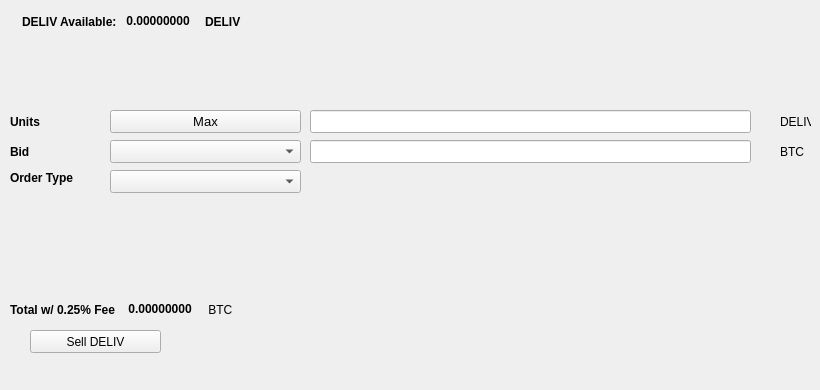
   <widget class="QWidget" name="SellTab">
    <attribute name="title">
     <string>Sell</string>
    </attribute>
    <widget class="QLabel" name="label_16">
     <property name="geometry">
      <rect>
       <x>780</x>
       <y>140</y>
       <width>31</width>
       <height>23</height>
      </rect>
     </property>
     <property name="text">
      <string>BTC</string>
     </property>
    </widget>
    <widget class="QComboBox" name="SellBidcomboBox">
     <property name="geometry">
      <rect>
       <x>110</x>
       <y>140</y>
       <width>191</width>
       <height>23</height>
      </rect>
     </property>
     <property name="font">
      <font>
       <pointsize>10</pointsize>
      </font>
     </property>
    </widget>
    <widget class="QLabel" name="label_18">
     <property name="geometry">
      <rect>
       <x>10</x>
       <y>110</y>
       <width>46</width>
       <height>23</height>
      </rect>
     </property>
     <property name="font">
      <font>
       <weight>75</weight>
       <bold>true</bold>
      </font>
     </property>
     <property name="text">
      <string>Units</string>
     </property>
    </widget>
    <widget class="QPushButton" name="Sell_Max_Amount">
     <property name="geometry">
      <rect>
       <x>110</x>
       <y>110</y>
       <width>191</width>
       <height>23</height>
      </rect>
     </property>
     <property name="font">
      <font>
       <pointsize>10</pointsize>
      </font>
     </property>
     <property name="text">
      <string>Max</string>
     </property>
    </widget>
    <widget class="QLabel" name="label_20">
     <property name="geometry">
      <rect>
       <x>10</x>
       <y>170</y>
       <width>91</width>
       <height>16</height>
      </rect>
     </property>
     <property name="font">
      <font>
       <weight>75</weight>
       <bold>true</bold>
      </font>
     </property>
     <property name="text">
      <string>Order Type</string>
     </property>
    </widget>
    <widget class="QComboBox" name="SellOrdertypeCombo">
     <property name="geometry">
      <rect>
       <x>110</x>
       <y>170</y>
       <width>191</width>
       <height>23</height>
      </rect>
     </property>
     <property name="font">
      <font>
       <pointsize>10</pointsize>
      </font>
     </property>
    </widget>
    <widget class="QLabel" name="label_21">
     <property name="geometry">
      <rect>
       <x>10</x>
       <y>140</y>
       <width>46</width>
       <height>23</height>
      </rect>
     </property>
     <property name="font">
      <font>
       <weight>75</weight>
       <bold>true</bold>
      </font>
     </property>
     <property name="text">
      <string>Bid</string>
     </property>
    </widget>
    <widget class="QLabel" name="label_22">
     <property name="geometry">
      <rect>
       <x>780</x>
       <y>110</y>
       <width>31</width>
       <height>23</height>
      </rect>
     </property>
     <property name="text">
      <string>DELIV</string>
     </property>
    </widget>
    <widget class="QLineEdit" name="UnitsInputDELIV">
     <property name="geometry">
      <rect>
       <x>310</x>
       <y>110</y>
       <width>441</width>
       <height>23</height>
      </rect>
     </property>
     <property name="font">
      <font>
       <pointsize>9</pointsize>
       <weight>75</weight>
       <bold>true</bold>
      </font>
     </property>
    </widget>
    <widget class="QLineEdit" name="SellBidPriceEdit">
     <property name="geometry">
      <rect>
       <x>310</x>
       <y>140</y>
       <width>441</width>
       <height>23</height>
      </rect>
     </property>
     <property name="font">
      <font>
       <pointsize>9</pointsize>
       <weight>75</weight>
       <bold>true</bold>
      </font>
     </property>
    </widget>
    <widget class="QPushButton" name="SellDELIVBTN">
     <property name="geometry">
      <rect>
       <x>30</x>
       <y>330</y>
       <width>131</width>
       <height>23</height>
      </rect>
     </property>
     <property name="text">
      <string>Sell DELIV</string>
     </property>
     <property name="icon">
      <iconset resource="../DeliV">
       <normaloff>:/icons/bitcoin</normaloff>:/icons/bitcoin</iconset>
     </property>
    </widget>
    <widget class="QWidget" name="layoutWidget3">
     <property name="geometry">
      <rect>
       <x>22</x>
       <y>12</y>
       <width>258</width>
       <height>19</height>
      </rect>
     </property>
     <layout class="QHBoxLayout" name="horizontalLayout">
      <item>
       <widget class="QLabel" name="label232_2">
        <property name="font">
         <font>
          <weight>75</weight>
          <bold>true</bold>
         </font>
        </property>
        <property name="text">
         <string>DELIV Available:</string>
        </property>
       </widget>
      </item>
      <item>
       <widget class="QLabel" name="DELIVAvailableLabel">
        <property name="palette">
         <palette>
          <active>
           <colorrole role="WindowText">
            <brush brushstyle="SolidPattern">
             <color alpha="255">
              <red>0</red>
              <green>0</green>
              <blue>0</blue>
             </color>
            </brush>
           </colorrole>
           <colorrole role="Button">
            <brush brushstyle="SolidPattern">
             <color alpha="255">
              <red>0</red>
              <green>170</green>
              <blue>0</blue>
             </color>
            </brush>
           </colorrole>
           <colorrole role="Light">
            <brush brushstyle="SolidPattern">
             <color alpha="255">
              <red>0</red>
              <green>255</green>
              <blue>0</blue>
             </color>
            </brush>
           </colorrole>
           <colorrole role="Midlight">
            <brush brushstyle="SolidPattern">
             <color alpha="255">
              <red>0</red>
              <green>212</green>
              <blue>0</blue>
             </color>
            </brush>
           </colorrole>
           <colorrole role="Dark">
            <brush brushstyle="SolidPattern">
             <color alpha="255">
              <red>0</red>
              <green>85</green>
              <blue>0</blue>
             </color>
            </brush>
           </colorrole>
           <colorrole role="Mid">
            <brush brushstyle="SolidPattern">
             <color alpha="255">
              <red>0</red>
              <green>113</green>
              <blue>0</blue>
             </color>
            </brush>
           </colorrole>
           <colorrole role="Text">
            <brush brushstyle="SolidPattern">
             <color alpha="255">
              <red>0</red>
              <green>170</green>
              <blue>0</blue>
             </color>
            </brush>
           </colorrole>
           <colorrole role="BrightText">
            <brush brushstyle="SolidPattern">
             <color alpha="255">
              <red>255</red>
              <green>255</green>
              <blue>255</blue>
             </color>
            </brush>
           </colorrole>
           <colorrole role="ButtonText">
            <brush brushstyle="SolidPattern">
             <color alpha="255">
              <red>0</red>
              <green>0</green>
              <blue>0</blue>
             </color>
            </brush>
           </colorrole>
           <colorrole role="Base">
            <brush brushstyle="SolidPattern">
             <color alpha="255">
              <red>255</red>
              <green>255</green>
              <blue>255</blue>
             </color>
            </brush>
           </colorrole>
           <colorrole role="Window">
            <brush brushstyle="SolidPattern">
             <color alpha="255">
              <red>0</red>
              <green>170</green>
              <blue>0</blue>
             </color>
            </brush>
           </colorrole>
           <colorrole role="Shadow">
            <brush brushstyle="SolidPattern">
             <color alpha="255">
              <red>0</red>
              <green>0</green>
              <blue>0</blue>
             </color>
            </brush>
           </colorrole>
           <colorrole role="AlternateBase">
            <brush brushstyle="SolidPattern">
             <color alpha="255">
              <red>127</red>
              <green>212</green>
              <blue>127</blue>
             </color>
            </brush>
           </colorrole>
           <colorrole role="ToolTipBase">
            <brush brushstyle="SolidPattern">
             <color alpha="255">
              <red>255</red>
              <green>255</green>
              <blue>220</blue>
             </color>
            </brush>
           </colorrole>
           <colorrole role="ToolTipText">
            <brush brushstyle="SolidPattern">
             <color alpha="255">
              <red>0</red>
              <green>0</green>
              <blue>0</blue>
             </color>
            </brush>
           </colorrole>
          </active>
          <inactive>
           <colorrole role="WindowText">
            <brush brushstyle="SolidPattern">
             <color alpha="255">
              <red>0</red>
              <green>0</green>
              <blue>0</blue>
             </color>
            </brush>
           </colorrole>
           <colorrole role="Button">
            <brush brushstyle="SolidPattern">
             <color alpha="255">
              <red>0</red>
              <green>170</green>
              <blue>0</blue>
             </color>
            </brush>
           </colorrole>
           <colorrole role="Light">
            <brush brushstyle="SolidPattern">
             <color alpha="255">
              <red>0</red>
              <green>255</green>
              <blue>0</blue>
             </color>
            </brush>
           </colorrole>
           <colorrole role="Midlight">
            <brush brushstyle="SolidPattern">
             <color alpha="255">
              <red>0</red>
              <green>212</green>
              <blue>0</blue>
             </color>
            </brush>
           </colorrole>
           <colorrole role="Dark">
            <brush brushstyle="SolidPattern">
             <color alpha="255">
              <red>0</red>
              <green>85</green>
              <blue>0</blue>
             </color>
            </brush>
           </colorrole>
           <colorrole role="Mid">
            <brush brushstyle="SolidPattern">
             <color alpha="255">
              <red>0</red>
              <green>113</green>
              <blue>0</blue>
             </color>
            </brush>
           </colorrole>
           <colorrole role="Text">
            <brush brushstyle="SolidPattern">
             <color alpha="255">
              <red>0</red>
              <green>170</green>
              <blue>0</blue>
             </color>
            </brush>
           </colorrole>
           <colorrole role="BrightText">
            <brush brushstyle="SolidPattern">
             <color alpha="255">
              <red>255</red>
              <green>255</green>
              <blue>255</blue>
             </color>
            </brush>
           </colorrole>
           <colorrole role="ButtonText">
            <brush brushstyle="SolidPattern">
             <color alpha="255">
              <red>0</red>
              <green>0</green>
              <blue>0</blue>
             </color>
            </brush>
           </colorrole>
           <colorrole role="Base">
            <brush brushstyle="SolidPattern">
             <color alpha="255">
              <red>255</red>
              <green>255</green>
              <blue>255</blue>
             </color>
            </brush>
           </colorrole>
           <colorrole role="Window">
            <brush brushstyle="SolidPattern">
             <color alpha="255">
              <red>0</red>
              <green>170</green>
              <blue>0</blue>
             </color>
            </brush>
           </colorrole>
           <colorrole role="Shadow">
            <brush brushstyle="SolidPattern">
             <color alpha="255">
              <red>0</red>
              <green>0</green>
              <blue>0</blue>
             </color>
            </brush>
           </colorrole>
           <colorrole role="AlternateBase">
            <brush brushstyle="SolidPattern">
             <color alpha="255">
              <red>127</red>
              <green>212</green>
              <blue>127</blue>
             </color>
            </brush>
           </colorrole>
           <colorrole role="ToolTipBase">
            <brush brushstyle="SolidPattern">
             <color alpha="255">
              <red>255</red>
              <green>255</green>
              <blue>220</blue>
             </color>
            </brush>
           </colorrole>
           <colorrole role="ToolTipText">
            <brush brushstyle="SolidPattern">
             <color alpha="255">
              <red>0</red>
              <green>0</green>
              <blue>0</blue>
             </color>
            </brush>
           </colorrole>
          </inactive>
          <disabled>
           <colorrole role="WindowText">
            <brush brushstyle="SolidPattern">
             <color alpha="255">
              <red>0</red>
              <green>85</green>
              <blue>0</blue>
             </color>
            </brush>
           </colorrole>
           <colorrole role="Button">
            <brush brushstyle="SolidPattern">
             <color alpha="255">
              <red>0</red>
              <green>170</green>
              <blue>0</blue>
             </color>
            </brush>
           </colorrole>
           <colorrole role="Light">
            <brush brushstyle="SolidPattern">
             <color alpha="255">
              <red>0</red>
              <green>255</green>
              <blue>0</blue>
             </color>
            </brush>
           </colorrole>
           <colorrole role="Midlight">
            <brush brushstyle="SolidPattern">
             <color alpha="255">
              <red>0</red>
              <green>212</green>
              <blue>0</blue>
             </color>
            </brush>
           </colorrole>
           <colorrole role="Dark">
            <brush brushstyle="SolidPattern">
             <color alpha="255">
              <red>0</red>
              <green>85</green>
              <blue>0</blue>
             </color>
            </brush>
           </colorrole>
           <colorrole role="Mid">
            <brush brushstyle="SolidPattern">
             <color alpha="255">
              <red>0</red>
              <green>113</green>
              <blue>0</blue>
             </color>
            </brush>
           </colorrole>
           <colorrole role="Text">
            <brush brushstyle="SolidPattern">
             <color alpha="255">
              <red>0</red>
              <green>85</green>
              <blue>0</blue>
             </color>
            </brush>
           </colorrole>
           <colorrole role="BrightText">
            <brush brushstyle="SolidPattern">
             <color alpha="255">
              <red>255</red>
              <green>255</green>
              <blue>255</blue>
             </color>
            </brush>
           </colorrole>
           <colorrole role="ButtonText">
            <brush brushstyle="SolidPattern">
             <color alpha="255">
              <red>0</red>
              <green>85</green>
              <blue>0</blue>
             </color>
            </brush>
           </colorrole>
           <colorrole role="Base">
            <brush brushstyle="SolidPattern">
             <color alpha="255">
              <red>0</red>
              <green>170</green>
              <blue>0</blue>
             </color>
            </brush>
           </colorrole>
           <colorrole role="Window">
            <brush brushstyle="SolidPattern">
             <color alpha="255">
              <red>0</red>
              <green>170</green>
              <blue>0</blue>
             </color>
            </brush>
           </colorrole>
           <colorrole role="Shadow">
            <brush brushstyle="SolidPattern">
             <color alpha="255">
              <red>0</red>
              <green>0</green>
              <blue>0</blue>
             </color>
            </brush>
           </colorrole>
           <colorrole role="AlternateBase">
            <brush brushstyle="SolidPattern">
             <color alpha="255">
              <red>0</red>
              <green>170</green>
              <blue>0</blue>
             </color>
            </brush>
           </colorrole>
           <colorrole role="ToolTipBase">
            <brush brushstyle="SolidPattern">
             <color alpha="255">
              <red>255</red>
              <green>255</green>
              <blue>220</blue>
             </color>
            </brush>
           </colorrole>
           <colorrole role="ToolTipText">
            <brush brushstyle="SolidPattern">
             <color alpha="255">
              <red>0</red>
              <green>0</green>
              <blue>0</blue>
             </color>
            </brush>
           </colorrole>
          </disabled>
         </palette>
        </property>
        <property name="font">
         <font>
          <weight>75</weight>
          <bold>true</bold>
         </font>
        </property>
        <property name="text">
         <string> 0.00000000 </string>
        </property>
        <property name="textInteractionFlags">
         <set>Qt::LinksAccessibleByMouse|Qt::TextSelectableByKeyboard|Qt::TextSelectableByMouse</set>
        </property>
       </widget>
      </item>
      <item>
       <widget class="QLabel" name="labelDELIV">
        <property name="font">
         <font>
          <weight>75</weight>
          <bold>true</bold>
         </font>
        </property>
        <property name="text">
         <string>DELIV</string>
        </property>
       </widget>
      </item>
     </layout>
    </widget>
    <widget class="QWidget" name="layoutWidget">
     <property name="geometry">
      <rect>
       <x>10</x>
       <y>300</y>
       <width>268</width>
       <height>19</height>
      </rect>
     </property>
     <layout class="QHBoxLayout" name="horizontalLayout_2">
      <item>
       <widget class="QLabel" name="label_19">
        <property name="font">
         <font>
          <weight>75</weight>
          <bold>true</bold>
         </font>
        </property>
        <property name="text">
         <string>Total w/ 0.25% Fee </string>
        </property>
       </widget>
      </item>
      <item>
       <widget class="QLabel" name="SellCostLabel">
        <property name="palette">
         <palette>
          <active>
           <colorrole role="WindowText">
            <brush brushstyle="SolidPattern">
             <color alpha="255">
              <red>0</red>
              <green>0</green>
              <blue>0</blue>
             </color>
            </brush>
           </colorrole>
           <colorrole role="Button">
            <brush brushstyle="SolidPattern">
             <color alpha="255">
              <red>0</red>
              <green>170</green>
              <blue>0</blue>
             </color>
            </brush>
           </colorrole>
           <colorrole role="Light">
            <brush brushstyle="SolidPattern">
             <color alpha="255">
              <red>0</red>
              <green>255</green>
              <blue>0</blue>
             </color>
            </brush>
           </colorrole>
           <colorrole role="Midlight">
            <brush brushstyle="SolidPattern">
             <color alpha="255">
              <red>0</red>
              <green>212</green>
              <blue>0</blue>
             </color>
            </brush>
           </colorrole>
           <colorrole role="Dark">
            <brush brushstyle="SolidPattern">
             <color alpha="255">
              <red>0</red>
              <green>85</green>
              <blue>0</blue>
             </color>
            </brush>
           </colorrole>
           <colorrole role="Mid">
            <brush brushstyle="SolidPattern">
             <color alpha="255">
              <red>0</red>
              <green>113</green>
              <blue>0</blue>
             </color>
            </brush>
           </colorrole>
           <colorrole role="Text">
            <brush brushstyle="SolidPattern">
             <color alpha="255">
              <red>0</red>
              <green>170</green>
              <blue>0</blue>
             </color>
            </brush>
           </colorrole>
           <colorrole role="BrightText">
            <brush brushstyle="SolidPattern">
             <color alpha="255">
              <red>255</red>
              <green>255</green>
              <blue>255</blue>
             </color>
            </brush>
           </colorrole>
           <colorrole role="ButtonText">
            <brush brushstyle="SolidPattern">
             <color alpha="255">
              <red>0</red>
              <green>0</green>
              <blue>0</blue>
             </color>
            </brush>
           </colorrole>
           <colorrole role="Base">
            <brush brushstyle="SolidPattern">
             <color alpha="255">
              <red>255</red>
              <green>255</green>
              <blue>255</blue>
             </color>
            </brush>
           </colorrole>
           <colorrole role="Window">
            <brush brushstyle="SolidPattern">
             <color alpha="255">
              <red>0</red>
              <green>170</green>
              <blue>0</blue>
             </color>
            </brush>
           </colorrole>
           <colorrole role="Shadow">
            <brush brushstyle="SolidPattern">
             <color alpha="255">
              <red>0</red>
              <green>0</green>
              <blue>0</blue>
             </color>
            </brush>
           </colorrole>
           <colorrole role="AlternateBase">
            <brush brushstyle="SolidPattern">
             <color alpha="255">
              <red>127</red>
              <green>212</green>
              <blue>127</blue>
             </color>
            </brush>
           </colorrole>
           <colorrole role="ToolTipBase">
            <brush brushstyle="SolidPattern">
             <color alpha="255">
              <red>255</red>
              <green>255</green>
              <blue>220</blue>
             </color>
            </brush>
           </colorrole>
           <colorrole role="ToolTipText">
            <brush brushstyle="SolidPattern">
             <color alpha="255">
              <red>0</red>
              <green>0</green>
              <blue>0</blue>
             </color>
            </brush>
           </colorrole>
          </active>
          <inactive>
           <colorrole role="WindowText">
            <brush brushstyle="SolidPattern">
             <color alpha="255">
              <red>0</red>
              <green>0</green>
              <blue>0</blue>
             </color>
            </brush>
           </colorrole>
           <colorrole role="Button">
            <brush brushstyle="SolidPattern">
             <color alpha="255">
              <red>0</red>
              <green>170</green>
              <blue>0</blue>
             </color>
            </brush>
           </colorrole>
           <colorrole role="Light">
            <brush brushstyle="SolidPattern">
             <color alpha="255">
              <red>0</red>
              <green>255</green>
              <blue>0</blue>
             </color>
            </brush>
           </colorrole>
           <colorrole role="Midlight">
            <brush brushstyle="SolidPattern">
             <color alpha="255">
              <red>0</red>
              <green>212</green>
              <blue>0</blue>
             </color>
            </brush>
           </colorrole>
           <colorrole role="Dark">
            <brush brushstyle="SolidPattern">
             <color alpha="255">
              <red>0</red>
              <green>85</green>
              <blue>0</blue>
             </color>
            </brush>
           </colorrole>
           <colorrole role="Mid">
            <brush brushstyle="SolidPattern">
             <color alpha="255">
              <red>0</red>
              <green>113</green>
              <blue>0</blue>
             </color>
            </brush>
           </colorrole>
           <colorrole role="Text">
            <brush brushstyle="SolidPattern">
             <color alpha="255">
              <red>0</red>
              <green>170</green>
              <blue>0</blue>
             </color>
            </brush>
           </colorrole>
           <colorrole role="BrightText">
            <brush brushstyle="SolidPattern">
             <color alpha="255">
              <red>255</red>
              <green>255</green>
              <blue>255</blue>
             </color>
            </brush>
           </colorrole>
           <colorrole role="ButtonText">
            <brush brushstyle="SolidPattern">
             <color alpha="255">
              <red>0</red>
              <green>0</green>
              <blue>0</blue>
             </color>
            </brush>
           </colorrole>
           <colorrole role="Base">
            <brush brushstyle="SolidPattern">
             <color alpha="255">
              <red>255</red>
              <green>255</green>
              <blue>255</blue>
             </color>
            </brush>
           </colorrole>
           <colorrole role="Window">
            <brush brushstyle="SolidPattern">
             <color alpha="255">
              <red>0</red>
              <green>170</green>
              <blue>0</blue>
             </color>
            </brush>
           </colorrole>
           <colorrole role="Shadow">
            <brush brushstyle="SolidPattern">
             <color alpha="255">
              <red>0</red>
              <green>0</green>
              <blue>0</blue>
             </color>
            </brush>
           </colorrole>
           <colorrole role="AlternateBase">
            <brush brushstyle="SolidPattern">
             <color alpha="255">
              <red>127</red>
              <green>212</green>
              <blue>127</blue>
             </color>
            </brush>
           </colorrole>
           <colorrole role="ToolTipBase">
            <brush brushstyle="SolidPattern">
             <color alpha="255">
              <red>255</red>
              <green>255</green>
              <blue>220</blue>
             </color>
            </brush>
           </colorrole>
           <colorrole role="ToolTipText">
            <brush brushstyle="SolidPattern">
             <color alpha="255">
              <red>0</red>
              <green>0</green>
              <blue>0</blue>
             </color>
            </brush>
           </colorrole>
          </inactive>
          <disabled>
           <colorrole role="WindowText">
            <brush brushstyle="SolidPattern">
             <color alpha="255">
              <red>0</red>
              <green>85</green>
              <blue>0</blue>
             </color>
            </brush>
           </colorrole>
           <colorrole role="Button">
            <brush brushstyle="SolidPattern">
             <color alpha="255">
              <red>0</red>
              <green>170</green>
              <blue>0</blue>
             </color>
            </brush>
           </colorrole>
           <colorrole role="Light">
            <brush brushstyle="SolidPattern">
             <color alpha="255">
              <red>0</red>
              <green>255</green>
              <blue>0</blue>
             </color>
            </brush>
           </colorrole>
           <colorrole role="Midlight">
            <brush brushstyle="SolidPattern">
             <color alpha="255">
              <red>0</red>
              <green>212</green>
              <blue>0</blue>
             </color>
            </brush>
           </colorrole>
           <colorrole role="Dark">
            <brush brushstyle="SolidPattern">
             <color alpha="255">
              <red>0</red>
              <green>85</green>
              <blue>0</blue>
             </color>
            </brush>
           </colorrole>
           <colorrole role="Mid">
            <brush brushstyle="SolidPattern">
             <color alpha="255">
              <red>0</red>
              <green>113</green>
              <blue>0</blue>
             </color>
            </brush>
           </colorrole>
           <colorrole role="Text">
            <brush brushstyle="SolidPattern">
             <color alpha="255">
              <red>0</red>
              <green>85</green>
              <blue>0</blue>
             </color>
            </brush>
           </colorrole>
           <colorrole role="BrightText">
            <brush brushstyle="SolidPattern">
             <color alpha="255">
              <red>255</red>
              <green>255</green>
              <blue>255</blue>
             </color>
            </brush>
           </colorrole>
           <colorrole role="ButtonText">
            <brush brushstyle="SolidPattern">
             <color alpha="255">
              <red>0</red>
              <green>85</green>
              <blue>0</blue>
             </color>
            </brush>
           </colorrole>
           <colorrole role="Base">
            <brush brushstyle="SolidPattern">
             <color alpha="255">
              <red>0</red>
              <green>170</green>
              <blue>0</blue>
             </color>
            </brush>
           </colorrole>
           <colorrole role="Window">
            <brush brushstyle="SolidPattern">
             <color alpha="255">
              <red>0</red>
              <green>170</green>
              <blue>0</blue>
             </color>
            </brush>
           </colorrole>
           <colorrole role="Shadow">
            <brush brushstyle="SolidPattern">
             <color alpha="255">
              <red>0</red>
              <green>0</green>
              <blue>0</blue>
             </color>
            </brush>
           </colorrole>
           <colorrole role="AlternateBase">
            <brush brushstyle="SolidPattern">
             <color alpha="255">
              <red>0</red>
              <green>170</green>
              <blue>0</blue>
             </color>
            </brush>
           </colorrole>
           <colorrole role="ToolTipBase">
            <brush brushstyle="SolidPattern">
             <color alpha="255">
              <red>255</red>
              <green>255</green>
              <blue>220</blue>
             </color>
            </brush>
           </colorrole>
           <colorrole role="ToolTipText">
            <brush brushstyle="SolidPattern">
             <color alpha="255">
              <red>0</red>
              <green>0</green>
              <blue>0</blue>
             </color>
            </brush>
           </colorrole>
          </disabled>
         </palette>
        </property>
        <property name="font">
         <font>
          <weight>75</weight>
          <bold>true</bold>
         </font>
        </property>
        <property name="autoFillBackground">
         <bool>false</bool>
        </property>
        <property name="text">
         <string> 0.00000000</string>
        </property>
        <property name="textInteractionFlags">
         <set>Qt::LinksAccessibleByMouse|Qt::TextSelectableByMouse</set>
        </property>
       </widget>
      </item>
      <item>
       <widget class="QLabel" name="label_17">
        <property name="font">
         <font>
          <weight>50</weight>
          <bold>false</bold>
         </font>
        </property>
        <property name="text">
         <string> BTC</string>
        </property>
       </widget>
      </item>
     </layout>
    </widget>
    <widget class="QLabel" name="label_23">
     <property name="geometry">
      <rect>
       <x>460</x>
       <y>300</y>
       <width>281</width>
       <height>81</height>
      </rect>
     </property>
     <property name="text">
      <string/>
     </property>
     <property name="pixmap">
      <pixmap>:/images/bittrex</pixmap>
     </property>
    </widget>
   </widget>
